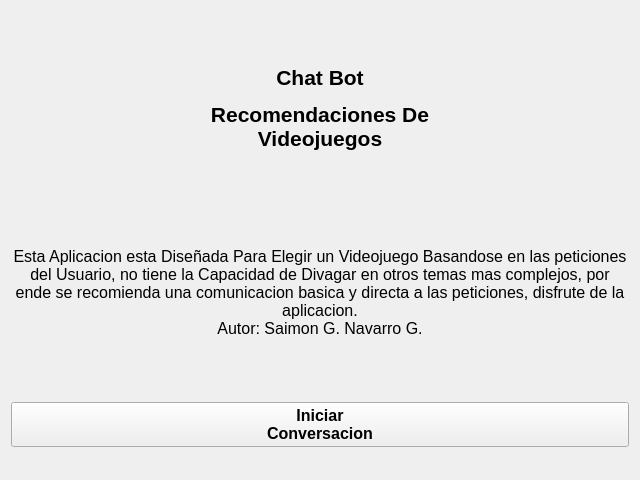
<?xml version="1.0" encoding="UTF-8"?>
<ui version="4.0">
 <class>WelcomeWidget</class>
 <widget class="QWidget" name="WelcomeWidget">
  <property name="geometry">
   <rect>
    <x>0</x>
    <y>0</y>
    <width>640</width>
    <height>480</height>
   </rect>
  </property>
  <property name="minimumSize">
   <size>
    <width>640</width>
    <height>480</height>
   </size>
  </property>
  <property name="windowTitle">
   <string>Form</string>
  </property>
  <layout class="QVBoxLayout" name="verticalLayout">
   <item>
    <layout class="QHBoxLayout" name="horizontalLayout">
     <item alignment="Qt::AlignmentFlag::AlignRight">
      <widget class="QLabel" name="labelLogo1">
       <property name="sizePolicy">
        <sizepolicy hsizetype="Preferred" vsizetype="Fixed">
         <horstretch>0</horstretch>
         <verstretch>0</verstretch>
        </sizepolicy>
       </property>
       <property name="minimumSize">
        <size>
         <width>150</width>
         <height>150</height>
        </size>
       </property>
       <property name="maximumSize">
        <size>
         <width>150</width>
         <height>150</height>
        </size>
       </property>
       <property name="text">
        <string/>
       </property>
       <property name="pixmap">
        <pixmap resource="../resources/resources.qrc">:/resources/imagen/logo-utp-fondo.png</pixmap>
       </property>
       <property name="scaledContents">
        <bool>true</bool>
       </property>
      </widget>
     </item>
     <item>
      <widget class="QLabel" name="labelTitulo">
       <property name="sizePolicy">
        <sizepolicy hsizetype="Expanding" vsizetype="Fixed">
         <horstretch>0</horstretch>
         <verstretch>0</verstretch>
        </sizepolicy>
       </property>
       <property name="font">
        <font>
         <pointsize>16</pointsize>
         <bold>true</bold>
         <underline>false</underline>
         <strikeout>false</strikeout>
        </font>
       </property>
       <property name="text">
        <string>&lt;html&gt;&lt;head/&gt;&lt;body&gt;&lt;p align=&quot;center&quot;&gt;Chat Bot&lt;/p&gt;&lt;p align=&quot;center&quot;&gt;Recomendaciones De Videojuegos&lt;/p&gt;&lt;/body&gt;&lt;/html&gt;</string>
       </property>
       <property name="wordWrap">
        <bool>true</bool>
       </property>
      </widget>
     </item>
     <item alignment="Qt::AlignmentFlag::AlignLeft">
      <widget class="QLabel" name="labelLogo2">
       <property name="sizePolicy">
        <sizepolicy hsizetype="Preferred" vsizetype="Fixed">
         <horstretch>0</horstretch>
         <verstretch>0</verstretch>
        </sizepolicy>
       </property>
       <property name="minimumSize">
        <size>
         <width>150</width>
         <height>150</height>
        </size>
       </property>
       <property name="maximumSize">
        <size>
         <width>150</width>
         <height>150</height>
        </size>
       </property>
       <property name="text">
        <string/>
       </property>
       <property name="pixmap">
        <pixmap resource="../resources/resources.qrc">:/resources/imagen/logo-Sistemas.png</pixmap>
       </property>
       <property name="scaledContents">
        <bool>true</bool>
       </property>
      </widget>
     </item>
    </layout>
   </item>
   <item>
    <widget class="QLabel" name="labelInformacion">
     <property name="sizePolicy">
      <sizepolicy hsizetype="Expanding" vsizetype="Fixed">
       <horstretch>0</horstretch>
       <verstretch>1</verstretch>
      </sizepolicy>
     </property>
     <property name="font">
      <font>
       <pointsize>12</pointsize>
       <italic>false</italic>
      </font>
     </property>
     <property name="text">
      <string>&lt;html&gt;&lt;head/&gt;&lt;body&gt;&lt;p align=&quot;center&quot;&gt;Esta Aplicacion esta Diseñada Para Elegir un Videojuego Basandose en las peticiones del Usuario, no tiene la Capacidad de Divagar en otros temas mas complejos, por ende se recomienda una comunicacion basica y directa a las peticiones, disfrute de la aplicacion.&lt;br/&gt;Autor: Saimon G. Navarro G.&lt;/p&gt;&lt;/body&gt;&lt;/html&gt;</string>
     </property>
     <property name="scaledContents">
      <bool>false</bool>
     </property>
     <property name="wordWrap">
      <bool>true</bool>
     </property>
     <property name="margin">
      <number>0</number>
     </property>
     <property name="indent">
      <number>-1</number>
     </property>
     <property name="openExternalLinks">
      <bool>false</bool>
     </property>
    </widget>
   </item>
   <item>
    <widget class="QPushButton" name="pushButton">
     <property name="sizePolicy">
      <sizepolicy hsizetype="Expanding" vsizetype="Fixed">
       <horstretch>0</horstretch>
       <verstretch>1</verstretch>
      </sizepolicy>
     </property>
     <property name="font">
      <font>
       <pointsize>12</pointsize>
       <italic>false</italic>
       <bold>true</bold>
      </font>
     </property>
     <property name="text">
      <string>Iniciar 
Conversacion</string>
     </property>
    </widget>
   </item>
  </layout>
 </widget>
 <resources>
  <include location="../resources/resources.qrc"/>
 </resources>
 <connections/>
</ui>
